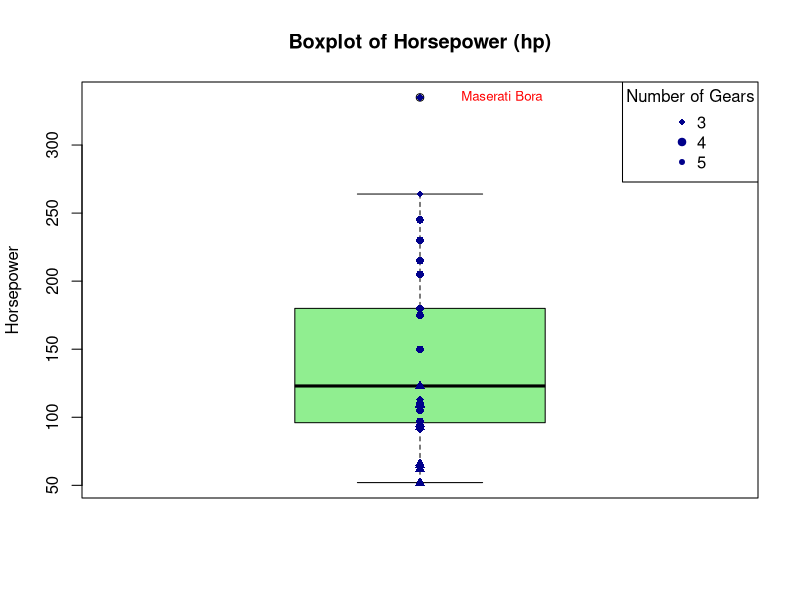

Write the R code that produced this figure.
# Extract variables
hp <- mtcars$hp
gear <- as.factor(mtcars$gear)  # Gears as factor

# Create boxplot
boxplot(
  hp,
  main = "Boxplot of Horsepower (hp)",
  ylab = "Horsepower",
  xlab = "",
  outline = TRUE,
  col = "lightgreen"
)

# Identify outliers
bp <- boxplot.stats(hp)
outliers <- bp$out
outlier_indices <- which(hp %in% outliers)

# Add points with shapes based on gear
points(
  rep(1, length(hp)),            # x-coordinate (all at 1)
  hp,
  pch = as.numeric(gear) + 15,   # Different shapes for gear
  col = "darkblue"
)

# Add legend for gear
legend(
  "topright",
  legend = levels(gear),
  pch = as.numeric(levels(gear)) + 15,
  col = "darkblue",
  title = "Number of Gears"
)

# Label outliers
text(
  x = rep(1.05, length(outliers)),
  y = outliers,
  labels = rownames(mtcars)[outlier_indices],
  col = "red",
  cex = 0.8,
  pos = 4
)
